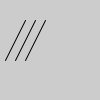
Frame 1 (no input)
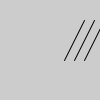
Frame 60 (the mouse pressed at the canvas centre just before this capture)
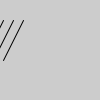
Frame 120 (the mouse held since frame 60 and released just before this capture)

The Processing sketch that drew these frames (run headless with seeded random() and noise(); from frame 60 on, the mouse is pressed at the canvas centre):

// Processing sketch: lines
// ── lines.pde
int x = 5;
int y = 60;

void setup() {
    size(100, 100);
}

void draw() {
    background(204);
    diagonals(x, y);
    if (++x > 100) {
        x = -40;
    }
}

void diagonals(int x, int y) {
    line(x,      y, x + 20, y - 40);
    line(x + 10, y, x + 30, y - 40);
    line(x + 20, y, x + 40, y - 40);
}
